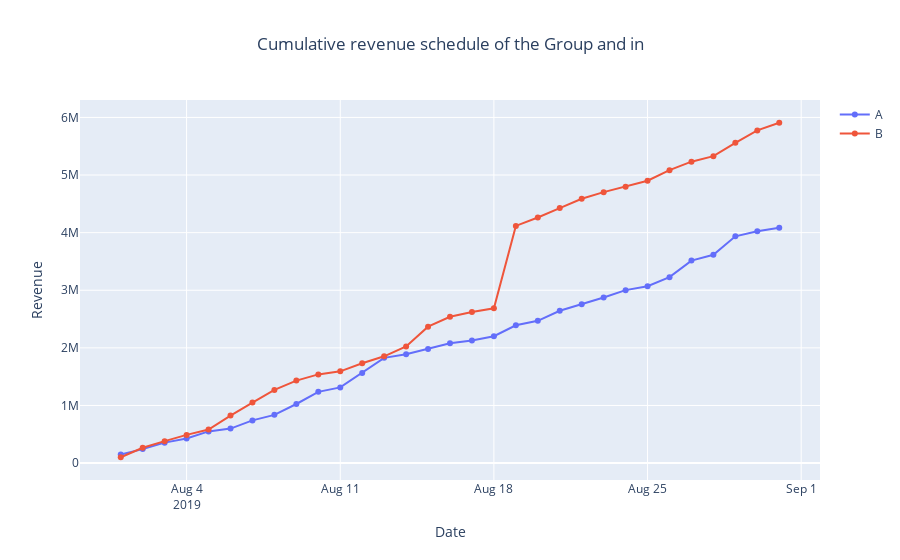

Notebook code for this chart:
### Code cell
##Creating a cumulative revenue chart for Group A and B
fig = go.Figure()
fig.add_trace(go.Scatter(x=cumulativeRevenueA['date'], y=cumulativeRevenueA['revenue'],mode='lines+markers',name='A'))
fig.add_trace(go.Scatter(x=cumulativeRevenueB['date'], y=cumulativeRevenueB['revenue'],mode='lines+markers',name='B'))
fig.update_layout(title='Cumulative revenue schedule of the Group and in', title_x=0.5)
fig.update_xaxes(title= 'Date')
fig.update_yaxes(title='Revenue')
fig.show()
